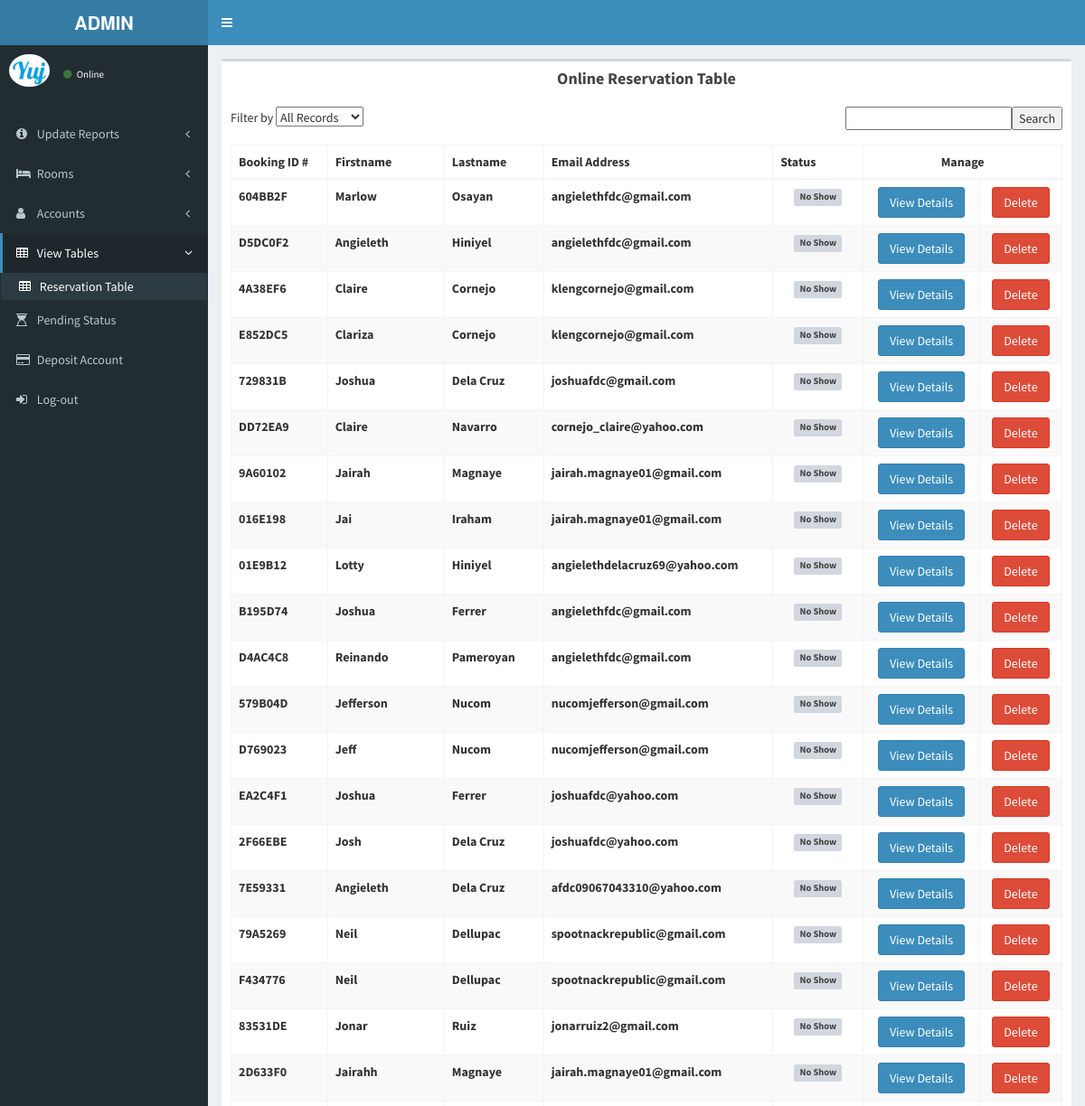
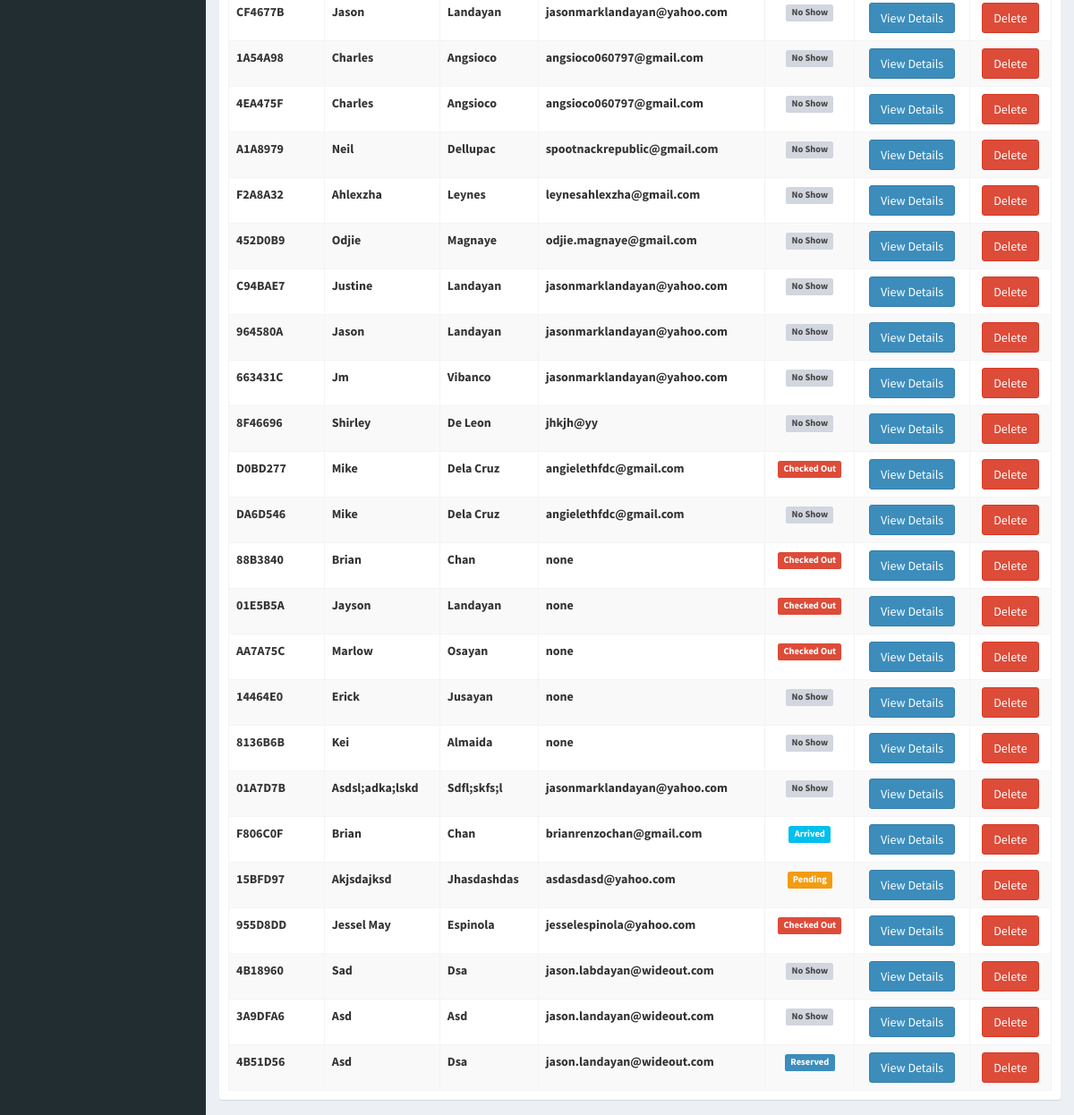
The app's page /Admin/onlinereservation.php with its own data (2 pictures, top to bottom).
### tables this page shows
CREATE TABLE `tbl_addguest` (
  `addguest_id` int(30) NOT NULL,
  `rcode` varchar(255) NOT NULL,
  `checkin` varchar(255) DEFAULT NULL,
  `checkout` varchar(255) DEFAULT NULL,
  `nights` varchar(11) NOT NULL,
  `arrivaltime` varchar(30) NOT NULL,
  `roomtype` varchar(255) NOT NULL,
  `roomrates` varchar(255) NOT NULL,
  `numberofrooms` varchar(11) NOT NULL,
  `salutation` varchar(255) NOT NULL,
  `firstname` varchar(30) NOT NULL,
  `lastname` varchar(30) NOT NULL,
  `modeofpayment` varchar(255) NOT NULL,
  `guestType` varchar(255) NOT NULL,
  `address` varchar(255) NOT NULL,
  `emailaddress` varchar(30) NOT NULL,
  `contact` bigint(30) NOT NULL,
  `request` varchar(255) NOT NULL,
  `status` varchar(255) NOT NULL,
  `discount` varchar(255) NOT NULL,
  `subTotal` int(255) NOT NULL,
  `totalcost` int(255) NOT NULL,
  `reservation_date` varchar(255) NOT NULL,
  `expiry_date` varchar(255) NOT NULL,
  `reservation_time` varchar(255) NOT NULL,
  `image` varchar(255) NOT NULL
);

### Admin/onlinereservation.php (the view, shortened to what this page needs)
<!DOCTYPE html>
<html>
<head>
  <link rel="stylesheet" href="bootstrap/css/bootstrap.min.css">
  <link rel="stylesheet" href="https://maxcdn.bootstrapcdn.com/font-awesome/4.4.0/css/font-awesome.min.css">
  <link rel="stylesheet" href="https://code.ionicframework.com/ionicons/2.0.1/css/ionicons.min.css">
  <link rel="stylesheet" href="dist/css/AdminLTE.min.css">
  <link rel="stylesheet" href="dist/css/skins/_all-skins.min.css">
  <link rel="stylesheet" href="plugins/iCheck/flat/blue.css">
  <link rel="stylesheet" href="plugins/morris/morris.css">
  <link rel="stylesheet" href="plugins/jvectormap/jquery-jvectormap-1.2.2.css">
  <link rel="stylesheet" href="plugins/datepicker/datepicker3.css">
  <link rel="stylesheet" href="plugins/daterangepicker/daterangepicker-bs3.css">
  <link rel="stylesheet" href="plugins/bootstrap-wysihtml5/bootstrap3-wysihtml5.min.css">
 <link rel="stylesheet" href="bootstrap/css/bootstrap.min.css">
  <link rel="stylesheet" href="https://maxcdn.bootstrapcdn.com/font-awesome/4.4.0/css/font-awesome.min.css">
  <link rel="stylesheet" href="https://code.ionicframework.com/ionicons/2.0.1/css/ionicons.min.css">
  <link rel="stylesheet" href="plugins/datatables/dataTables.bootstrap.css">
  <link rel="stylesheet" href="dist/css/AdminLTE.min.css">
  <link rel="stylesheet" href="../../dist/css/skins/_all-skins.min.css">
</head>
<body class="hold-transition skin-blue fixed sidebar-mini">
<div class="wrapper">
  <header class="main-header">
    <a href="dailysale.php" class="logo">
      <span class="logo-lg"><b>ADMIN</b></span>
    </a>
    <nav class="navbar navbar-static-top" role="navigation">
      <a href="#" class="sidebar-toggle" data-toggle="offcanvas" role="button">
      </a>
    </nav>
  </header>
  <aside class="main-sidebar">
    <section class="sidebar">
      <div class="user-panel">
        <div class="pull-left image">
          <img src="dist/img/user2-160x160.jpg" class="img-circle" alt="User Image">
        </div>
       <div class="pull-left info">
		   <a href="#"><i class="fa fa-circle text-success"></i> Online</a>
        </div>
      </div>
        <ul class="sidebar-menu">
       <br>
	  <li class="treeview">
          <a href=""><i class="fa fa-info-circle"></i> <span>Update Reports</span><i class="fa fa-angle-left pull-right"></i></a>
        </li>
		<li >
          <a href=""><i class="fa fa-bed"></i> <span>Rooms</span><i class="fa fa-angle-left pull-right"></i></a>
        </li>
		<li class="treeview">
          <a href=""><i class="fa fa-user"></i> <span>Accounts</span><i class="fa fa-angle-left pull-right"></i></a>
        </li>
		<li class="active">
          <a href=""><i class="fa fa-table"></i> <span>View Tables</span><i class="fa fa-angle-left pull-right"></i></a>
          <ul class="treeview-menu">
				<li class="active"><a href="onlinereservation.php"><i class="fa fa-table"></i> <span>Reservation Table</span></a></li>
          </ul>
        </li>
		<li><a href="pendingreservation.php"><i class="fa fa-hourglass-1"></i> <span>Pending Status</span></a></li>
		<li><a href="depositaccount.php"><i class="fa fa-credit-card"></i> <span>Deposit Account</span></a></li>
        <li><a href="logout.php"><i class="fa fa-sign-in"></i> <span>Log-out</span></a></li>
  </ul>
    </section>
  </aside>
  <div class="content-wrapper">
	       <section class="content">
          <div class="row">
            <div class="col-xs-12">
          <div class="box">
            <div class="box-header">
             <center> <h3 class="box-title"><b>Online Reservation Table</b></h3></center>
            </div>
            <div class="box-body">
		<form method="GET" action="">
			Filter by <select name="id" class = "a">
				<option hidden selected value ="">
				<?php
				if(isset($_GET['id'])){
					echo $_GET['id'];
				}
				else{
					echo 'All Records';
				}
				?>
				</option>
			</select>
			<input type="submit" name="Submit" value="Search" class="pull-right" />
			<input type="text" name="search" class="pull-right"/>
		</form>
		<br>
		<?php
		if(isset($_GET['search'])){
			$search = ($_GET['search']);
			$qry = mysql_query("SELECT * FROM tbl_addguest where rcode like '%$search%'
					or emailaddress like '%$search%'
					or firstname like '%$search%' or lastname like '%$search%'");
		}else{
			if(isset($_GET['id'])){
				if($_GET['id'] ==  "All Records"){
					$qry = mysql_query("SELECT * FROM tbl_addguest");
				}else{
					$id = $_GET['id'];
					$qry = mysql_query("SELECT * FROM tbl_addguest WHERE status = '$id'");
				}
			}
			else{
				$qry = mysql_query("SELECT * FROM tbl_addguest");
			}
		}
		?>
              <table class="table table-bordered table-striped">
                <thead>
                <tr>
					<th>Booking ID #</th>
					<th>Firstname</th>
					<th>Lastname</th>
                   <th>Email Address</th>
				  <th>Status</th>
                  <th colspan=2 class="manage">Manage</th>
                </tr>
                </thead>
                <tbody>
				<tr>
                <?php
				while($rs=mysql_fetch_array($qry)) {
					if ($rs['status'] == "Reserved") {
							$roomstatus = "<span class='label label-primary'>".$rs['status']."</span>";
						}
						else if ($rs['status'] == 'Pending') {
							$roomstatus = "<span class='label label-warning'>".$rs['status']."</span>";
						}
						else if ($rs['status'] == 'Checked In') {
							$roomstatus = "<span class='label label-success'>".$rs['status']."</span>";
						}
						else if ($rs['status'] == 'Checked Out') {
							$roomstatus = "<span class='label label-danger'>".$rs['status']."</span>";
						}
						else if ($rs['status'] == 'No Show') {
							$roomstatus = "<span class='label label-default'>".$rs['status']."</span>";
						}
						else if ($rs['status'] == 'Arrived') {
							$roomstatus = "<span class='label label-info'>".$rs['status']."</span>";
						}else if ($rs['status'] == 'Cancel') {
							$roomstatus = "<span class='label label-default'>".$rs['status']."</span>";
						}
						echo "<tr>";
					echo "<td>".$rs['rcode']."</td>";
					echo "<td>".$rs['firstname']."</td>";
					echo "<td>".$rs['lastname']."</td>";
					echo "<td>".$rs['emailaddress']."</td>";
					echo "<td align = 'center'>".$roomstatus."</td>";
					echo "<td align='center'><a   href=viewreservation.php?addguest_id=" . $rs['addguest_id'] . '>' . '<input type="submit" name="update" value="View Details" class="btn btn-primary btn-large">' . "</a></td>";
					echo "<td align='center'> <button type='button' class='btn btn-danger btn-sl' data-toggle='modal' data-target='#myModal'>Delete</button></td>";
					echo "</tr>";
				}
        ?>
	</tr>
                </tbody>
              </table>
          </div>
              </div>
		   </div>
          </div>
       </section>
      </div>
</body>
</html>

### Admin/onlinereservation.php (style rules this page uses)
td { font-weight:bold; }
th.manage { text-align:center; }

### records on screen
tbl_addguest: rcode "604BB2F", firstname "Marlow", lastname "Osayan", emailaddress "angielethfdc@gmail.com", status "No Show"
tbl_addguest: rcode "D5DC0F2", firstname "Angieleth", lastname "Hiniyel", emailaddress "angielethfdc@gmail.com", status "No Show"
tbl_addguest: rcode "4A38EF6", firstname "Claire", lastname "Cornejo", emailaddress "klengcornejo@gmail.com", status "No Show"
tbl_addguest: rcode "E852DC5", firstname "Clariza", lastname "Cornejo", emailaddress "klengcornejo@gmail.com", status "No Show"
tbl_addguest: rcode "729831B", firstname "Joshua", lastname "Dela Cruz", emailaddress "joshuafdc@gmail.com", status "No Show"
tbl_addguest: rcode "DD72EA9", firstname "Claire", lastname "Navarro", emailaddress "cornejo_claire@yahoo.com", status "No Show"
tbl_addguest: rcode "9A60102", firstname "Jairah", lastname "Magnaye", emailaddress "jairah.magnaye01@gmail.com", status "No Show"
tbl_addguest: rcode "016E198", firstname "Jai", lastname "Iraham", emailaddress "jairah.magnaye01@gmail.com", status "No Show"
tbl_addguest: rcode "01E9B12", firstname "Lotty", lastname "Hiniyel", emailaddress "angielethdelacruz69@yahoo.com", status "No Show"
tbl_addguest: rcode "B195D74", firstname "Joshua", lastname "Ferrer", emailaddress "angielethfdc@gmail.com", status "No Show"
tbl_addguest: rcode "D4AC4C8", firstname "Reinando", lastname "Pameroyan", emailaddress "angielethfdc@gmail.com", status "No Show"
tbl_addguest: rcode "579B04D", firstname "Jefferson", lastname "Nucom", emailaddress "nucomjefferson@gmail.com", status "No Show"
tbl_addguest: rcode "D769023", firstname "Jeff", lastname "Nucom", emailaddress "nucomjefferson@gmail.com", status "No Show"
tbl_addguest: rcode "EA2C4F1", firstname "Joshua", lastname "Ferrer", emailaddress "joshuafdc@yahoo.com", status "No Show"
tbl_addguest: rcode "2F66EBE", firstname "Josh", lastname "Dela Cruz", emailaddress "joshuafdc@yahoo.com", status "No Show"
tbl_addguest: rcode "7E59331", firstname "Angieleth", lastname "Dela Cruz", emailaddress "afdc09067043310@yahoo.com", status "No Show"
tbl_addguest: rcode "79A5269", firstname "Neil", lastname "Dellupac", emailaddress "spootnackrepublic@gmail.com", status "No Show"
tbl_addguest: rcode "F434776", firstname "Neil", lastname "Dellupac", emailaddress "spootnackrepublic@gmail.com", status "No Show"
tbl_addguest: rcode "83531DE", firstname "Jonar", lastname "Ruiz", emailaddress "jonarruiz2@gmail.com", status "No Show"
tbl_addguest: rcode "2D633F0", firstname "Jairahh", lastname "Magnaye", emailaddress "jairah.magnaye01@gmail.com", status "No Show"
tbl_addguest: rcode "CF4677B", firstname "Jason", lastname "Landayan", emailaddress "jasonmarklandayan@yahoo.com", status "No Show"
tbl_addguest: rcode "1A54A98", firstname "Charles", lastname "Angsioco", emailaddress "angsioco060797@gmail.com", status "No Show"
tbl_addguest: rcode "4EA475F", firstname "Charles", lastname "Angsioco", emailaddress "angsioco060797@gmail.com", status "No Show"
tbl_addguest: rcode "A1A8979", firstname "Neil", lastname "Dellupac", emailaddress "spootnackrepublic@gmail.com", status "No Show"
tbl_addguest: rcode "F2A8A32", firstname "Ahlexzha", lastname "Leynes", emailaddress "leynesahlexzha@gmail.com", status "No Show"
tbl_addguest: rcode "452D0B9", firstname "Odjie", lastname "Magnaye", emailaddress "odjie.magnaye@gmail.com", status "No Show"
tbl_addguest: rcode "C94BAE7", firstname "Justine", lastname "Landayan", emailaddress "jasonmarklandayan@yahoo.com", status "No Show"
tbl_addguest: rcode "964580A", firstname "Jason", lastname "Landayan", emailaddress "jasonmarklandayan@yahoo.com", status "No Show"
tbl_addguest: rcode "663431C", firstname "Jm", lastname "Vibanco", emailaddress "jasonmarklandayan@yahoo.com", status "No Show"
tbl_addguest: rcode "8F46696", firstname "Shirley", lastname "De Leon", emailaddress "jhkjh@yy", status "No Show"
tbl_addguest: rcode "D0BD277", firstname "Mike", lastname "Dela Cruz", emailaddress "angielethfdc@gmail.com", status "Checked Out"
tbl_addguest: rcode "DA6D546", firstname "Mike", lastname "Dela Cruz", emailaddress "angielethfdc@gmail.com", status "No Show"
tbl_addguest: rcode "88B3840", firstname "Brian", lastname "Chan", emailaddress "none", status "Checked Out"
tbl_addguest: rcode "01E5B5A", firstname "Jayson", lastname "Landayan", emailaddress "none", status "Checked Out"
tbl_addguest: rcode "AA7A75C", firstname "Marlow", lastname "Osayan", emailaddress "none", status "Checked Out"
tbl_addguest: rcode "14464E0", firstname "Erick", lastname "Jusayan", emailaddress "none", status "No Show"
tbl_addguest: rcode "8136B6B", firstname "Kei", lastname "Almaida", emailaddress "none", status "No Show"
tbl_addguest: rcode "01A7D7B", firstname "Asdsl;adka;lskd", lastname "Sdfl;skfs;l", emailaddress "jasonmarklandayan@yahoo.com", status "No Show"
tbl_addguest: rcode "F806C0F", firstname "Brian", lastname "Chan", emailaddress "brianrenzochan@gmail.com", status "Arrived"
tbl_addguest: rcode "15BFD97", firstname "Akjsdajksd", lastname "Jhasdashdas", emailaddress "asdasdasd@yahoo.com", status "Pending"
tbl_addguest: rcode "955D8DD", firstname "Jessel May", lastname "Espinola", emailaddress "jesselespinola@yahoo.com", status "Checked Out"
tbl_addguest: rcode "4B18960", firstname "Sad", lastname "Dsa", emailaddress "jason.labdayan@wideout.com", status "No Show"
tbl_addguest: rcode "3A9DFA6", firstname "Asd", lastname "Asd", emailaddress "jason.landayan@wideout.com", status "No Show"
tbl_addguest: rcode "4B51D56", firstname "Asd", lastname "Dsa", emailaddress "jason.landayan@wideout.com", status "Reserved"
